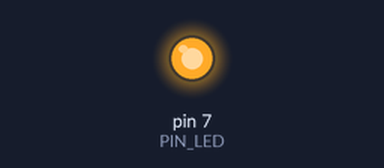
This sketch was run on a simulated Arduino Uno, built with avr-gcc and run on an emulated ATmega328P. On the bench: output pins drawn as LEDs (lit = HIGH).

Above: at 0.1 s.
Timing chart, 0 to 1.6 s (numbered marks = the images above):
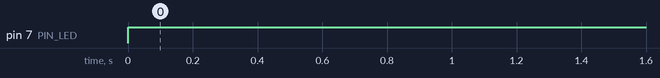

The sketch:

05_example_1.ino
```cpp
#define PIN_LED 7

void setup() {
  pinMode(PIN_LED, OUTPUT);
}

void loop() {
    digitalWrite(PIN_LED, 1);
    //digitalWrite(PIN_LED, 1);
}
```

Measured:
- by itself, pin 7 (PIN_LED): LOW → HIGH at 0.00 s
